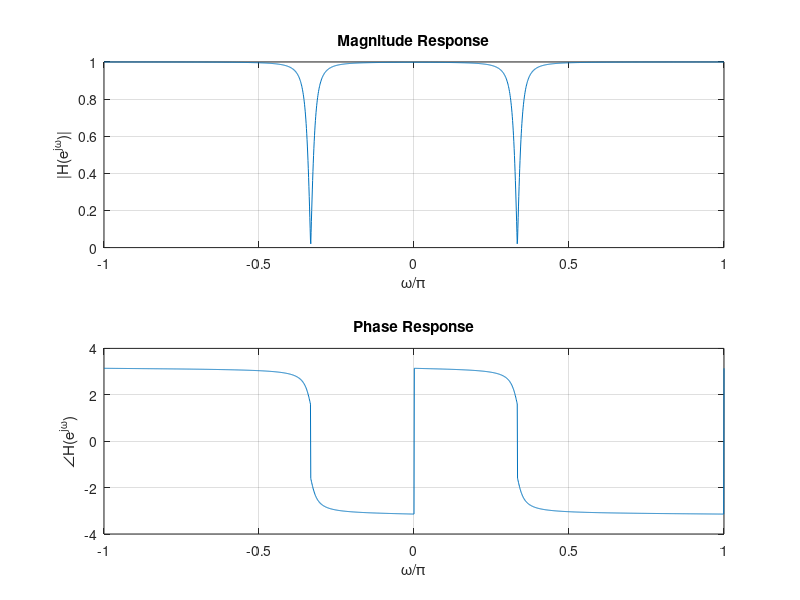

This chart was generated by the following MATLAB code:
clear; clc;
w = (-1000:1:1000)*pi/1000;
b0 = -1141/1200;
w0 = pi/3;
r = 0.95;
w1 = w0 - w;
w2 = w0 + w;
H = b0*(1-exp(1j*w1)).*(1-exp(-1j*w2))./((1-r*exp(1j*w1)).*(1-r*exp(-1j*w2)));
magnitudeH = abs(H);
phaseH = angle(H);
subplot(2,1,1); plot(w/pi,magnitudeH), grid on;
ylabel('|H(e^j^\omega)|'); title('Magnitude Response');
xlabel('\omega/\pi');
subplot(2,1,2); plot(w/pi,phaseH); grid on;
ylabel('\angleH(e^j^\omega)'); title('Phase Response');
xlabel('\omega/\pi');
